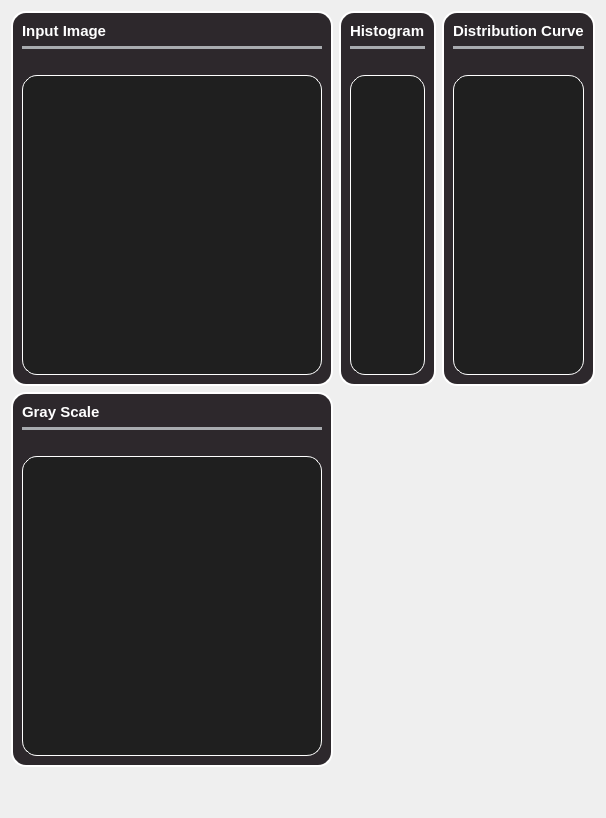
      <widget class="QWidget" name="histogram_tab">
       <attribute name="title">
        <string>Transformation to Gray</string>
       </attribute>
       <layout class="QGridLayout" name="gridLayout_11">
        <item row="2" column="0">
         <spacer name="verticalSpacer_3">
          <property name="orientation">
           <enum>Qt::Vertical</enum>
          </property>
          <property name="sizeHint" stdset="0">
           <size>
            <width>20</width>
            <height>40</height>
           </size>
          </property>
         </spacer>
        </item>
        <item row="0" column="0">
         <layout class="QHBoxLayout" name="horizontalLayout_2">
          <item>
           <widget class="QFrame" name="frame_20">
            <property name="styleSheet">
             <string notr="true">background-color: #2d282c; /* Background color */
    border-radius: 15px; /* Curved borders */
    border: 2px solid #ffffff; /* 3D outline */

    box-shadow: 2px 2px 8px rgba(0, 0, 0, 0.7); /* 3D shadow effect */</string>
            </property>
            <property name="frameShape">
             <enum>QFrame::StyledPanel</enum>
            </property>
            <property name="frameShadow">
             <enum>QFrame::Raised</enum>
            </property>
            <layout class="QGridLayout" name="gridLayout_27">
             <property name="leftMargin">
              <number>9</number>
             </property>
             <item row="1" column="1">
              <layout class="QVBoxLayout" name="verticalLayout_66">
               <property name="leftMargin">
                <number>0</number>
               </property>
               <item>
                <widget class="QLabel" name="label_41">
                 <property name="styleSheet">
                  <string notr="true">color: #ffffff;
font-weight:Bold;
font-size: 15px;
border: none;
</string>
                 </property>
                 <property name="text">
                  <string>Input Image</string>
                 </property>
                </widget>
               </item>
               <item>
                <widget class="Line" name="line_33">
                 <property name="styleSheet">
                  <string notr="true">/* Line style */

  /* Set the width of the line */
  width: 20px;

  /* Set the height of the line */
  height: 5px;

  /* Set the background color of the line */
  background-color:#a8abaf;

  /* Set the border of the line */
  border: 10px;

  /* Set the border radius of the line */
  border-radius:5px;




</string>
                 </property>
                 <property name="orientation">
                  <enum>Qt::Horizontal</enum>
                 </property>
                </widget>
               </item>
               <item>
                <layout class="QHBoxLayout" name="horizontalLayout_41">
                 <item>
                  <layout class="QVBoxLayout" name="verticalLayout_68" stretch="0,0">
                   <item>
                    <spacer name="horizontalSpacer_6">
                     <property name="orientation">
                      <enum>Qt::Horizontal</enum>
                     </property>
                     <property name="sizeHint" stdset="0">
                      <size>
                       <width>40</width>
                       <height>20</height>
                      </size>
                     </property>
                    </spacer>
                   </item>
                   <item>
                    <widget class="QGraphicsView" name="inputRGB">
                     <property name="minimumSize">
                      <size>
                       <width>300</width>
                       <height>300</height>
                      </size>
                     </property>
                     <property name="styleSheet">
                      <string notr="true">border: 1px solid #ffffff;
background-color: #1f1f1f;</string>
                     </property>
                    </widget>
                   </item>
                  </layout>
                 </item>
                </layout>
               </item>
              </layout>
             </item>
            </layout>
           </widget>
          </item>
          <item>
           <widget class="QFrame" name="frame_23">
            <property name="styleSheet">
             <string notr="true">background-color: #2d282c; /* Background color */
    border-radius: 15px; /* Curved borders */
    border: 2px solid #ffffff; /* 3D outline */

    box-shadow: 2px 2px 8px rgba(0, 0, 0, 0.7); /* 3D shadow effect */</string>
            </property>
            <property name="frameShape">
             <enum>QFrame::StyledPanel</enum>
            </property>
            <property name="frameShadow">
             <enum>QFrame::Raised</enum>
            </property>
            <layout class="QGridLayout" name="gridLayout_28">
             <property name="leftMargin">
              <number>9</number>
             </property>
             <item row="0" column="1">
              <layout class="QVBoxLayout" name="verticalLayout_70">
               <property name="leftMargin">
                <number>0</number>
               </property>
               <item>
                <widget class="QLabel" name="label_42">
                 <property name="styleSheet">
                  <string notr="true">color: #ffffff;
font-weight:Bold;
font-size: 15px;
border: none;
</string>
                 </property>
                 <property name="text">
                  <string>Histogram</string>
                 </property>
                </widget>
               </item>
               <item>
                <widget class="Line" name="line_34">
                 <property name="styleSheet">
                  <string notr="true">/* Line style */

  /* Set the width of the line */
  width: 20px;

  /* Set the height of the line */
  height: 5px;

  /* Set the background color of the line */
  background-color:#a8abaf;

  /* Set the border of the line */
  border: 10px;

  /* Set the border radius of the line */
  border-radius:5px;




</string>
                 </property>
                 <property name="orientation">
                  <enum>Qt::Horizontal</enum>
                 </property>
                </widget>
               </item>
               <item>
                <layout class="QHBoxLayout" name="horizontalLayout_43">
                 <item>
                  <layout class="QVBoxLayout" name="verticalLayout_71" stretch="0,5">
                   <item>
                    <spacer name="horizontalSpacer_7">
                     <property name="orientation">
                      <enum>Qt::Horizontal</enum>
                     </property>
                     <property name="sizeHint" stdset="0">
                      <size>
                       <width>40</width>
                       <height>20</height>
                      </size>
                     </property>
                    </spacer>
                   </item>
                   <item>
                    <widget class="QWidget" name="histogramRGB" native="true">
                     <property name="styleSheet">
                      <string notr="true">border: 1px solid #ffffff;
background-color: #1f1f1f;</string>
                     </property>
                    </widget>
                   </item>
                  </layout>
                 </item>
                </layout>
               </item>
              </layout>
             </item>
            </layout>
           </widget>
          </item>
          <item>
           <widget class="QFrame" name="frame_24">
            <property name="styleSheet">
             <string notr="true">background-color: #2d282c; /* Background color */
    border-radius: 15px; /* Curved borders */
    border: 2px solid #ffffff; /* 3D outline */

    box-shadow: 2px 2px 8px rgba(0, 0, 0, 0.7); /* 3D shadow effect */</string>
            </property>
            <property name="frameShape">
             <enum>QFrame::StyledPanel</enum>
            </property>
            <property name="frameShadow">
             <enum>QFrame::Raised</enum>
            </property>
            <layout class="QGridLayout" name="gridLayout_33">
             <property name="leftMargin">
              <number>9</number>
             </property>
             <item row="0" column="1">
              <layout class="QVBoxLayout" name="verticalLayout_73">
               <property name="leftMargin">
                <number>0</number>
               </property>
               <item>
                <widget class="QLabel" name="label_45">
                 <property name="styleSheet">
                  <string notr="true">color: #ffffff;
font-weight:Bold;
font-size: 15px;
border: none;
</string>
                 </property>
                 <property name="text">
                  <string>Distribution Curve</string>
                 </property>
                </widget>
               </item>
               <item>
                <widget class="Line" name="line_36">
                 <property name="styleSheet">
                  <string notr="true">/* Line style */

  /* Set the width of the line */
  width: 20px;

  /* Set the height of the line */
  height: 5px;

  /* Set the background color of the line */
  background-color:#a8abaf;

  /* Set the border of the line */
  border: 10px;

  /* Set the border radius of the line */
  border-radius:5px;




</string>
                 </property>
                 <property name="orientation">
                  <enum>Qt::Horizontal</enum>
                 </property>
                </widget>
               </item>
               <item>
                <layout class="QHBoxLayout" name="horizontalLayout_44">
                 <item>
                  <layout class="QVBoxLayout" name="verticalLayout_74" stretch="0,5">
                   <item>
                    <spacer name="horizontalSpacer_10">
                     <property name="orientation">
                      <enum>Qt::Horizontal</enum>
                     </property>
                     <property name="sizeHint" stdset="0">
                      <size>
                       <width>40</width>
                       <height>20</height>
                      </size>
                     </property>
                    </spacer>
                   </item>
                   <item>
                    <widget class="QWidget" name="distributionRGB" native="true">
                     <property name="styleSheet">
                      <string notr="true">border: 1px solid #ffffff;
background-color: #1f1f1f;</string>
                     </property>
                    </widget>
                   </item>
                  </layout>
                 </item>
                </layout>
               </item>
              </layout>
             </item>
            </layout>
           </widget>
          </item>
         </layout>
        </item>
        <item row="1" column="0">
         <layout class="QHBoxLayout" name="horizontalLayout_17">
          <item>
           <widget class="QFrame" name="frame_33">
            <property name="styleSheet">
             <string notr="true">background-color: #2d282c; /* Background color */
    border-radius: 15px; /* Curved borders */
    border: 2px solid #ffffff; /* 3D outline */

    box-shadow: 2px 2px 8px rgba(0, 0, 0, 0.7); /* 3D shadow effect */</string>
            </property>
            <property name="frameShape">
             <enum>QFrame::StyledPanel</enum>
            </property>
            <property name="frameShadow">
             <enum>QFrame::Raised</enum>
            </property>
            <layout class="QGridLayout" name="gridLayout_38">
             <property name="leftMargin">
              <number>9</number>
             </property>
             <item row="1" column="1">
              <layout class="QVBoxLayout" name="verticalLayout_95">
               <property name="leftMargin">
                <number>0</number>
               </property>
               <item>
                <widget class="QLabel" name="label_49">
                 <property name="styleSheet">
                  <string notr="true">color: #ffffff;
font-weight:Bold;
font-size: 15px;
border: none;
</string>
                 </property>
                 <property name="text">
                  <string>Gray Scale</string>
                 </property>
                </widget>
               </item>
               <item>
                <widget class="Line" name="line_43">
                 <property name="styleSheet">
                  <string notr="true">/* Line style */

  /* Set the width of the line */
  width: 20px;

  /* Set the height of the line */
  height: 5px;

  /* Set the background color of the line */
  background-color:#a8abaf;

  /* Set the border of the line */
  border: 10px;

  /* Set the border radius of the line */
  border-radius:5px;




</string>
                 </property>
                 <property name="orientation">
                  <enum>Qt::Horizontal</enum>
                 </property>
                </widget>
               </item>
               <item>
                <layout class="QHBoxLayout" name="horizontalLayout_57">
                 <item>
                  <layout class="QVBoxLayout" name="verticalLayout_96" stretch="0,0">
                   <item>
                    <spacer name="horizontalSpacer_20">
                     <property name="orientation">
                      <enum>Qt::Horizontal</enum>
                     </property>
                     <property name="sizeHint" stdset="0">
                      <size>
                       <width>40</width>
                       <height>20</height>
                      </size>
                     </property>
                    </spacer>
                   </item>
                   <item>
                    <widget class="QGraphicsView" name="outputGrey">
                     <property name="minimumSize">
                      <size>
                       <width>300</width>
                       <height>300</height>
                      </size>
                     </property>
                     <property name="styleSheet">
                      <string notr="true">border: 1px solid #ffffff;
background-color: #1f1f1f;</string>
                     </property>
                    </widget>
                   </item>
                  </layout>
                 </item>
                </layout>
               </item>
              </layout>
             </item>
            </layout>
           </widget>
          </item>
          <item>
           <spacer name="horizontalSpacer_40">
            <property name="orientation">
             <enum>Qt::Horizontal</enum>
            </property>
            <property name="sizeHint" stdset="0">
             <size>
              <width>40</width>
              <height>20</height>
             </size>
            </property>
           </spacer>
          </item>
          <item>
           <spacer name="horizontalSpacer_39">
            <property name="orientation">
             <enum>Qt::Horizontal</enum>
            </property>
            <property name="sizeHint" stdset="0">
             <size>
              <width>40</width>
              <height>20</height>
             </size>
            </property>
           </spacer>
          </item>
         </layout>
        </item>
       </layout>
      </widget>
